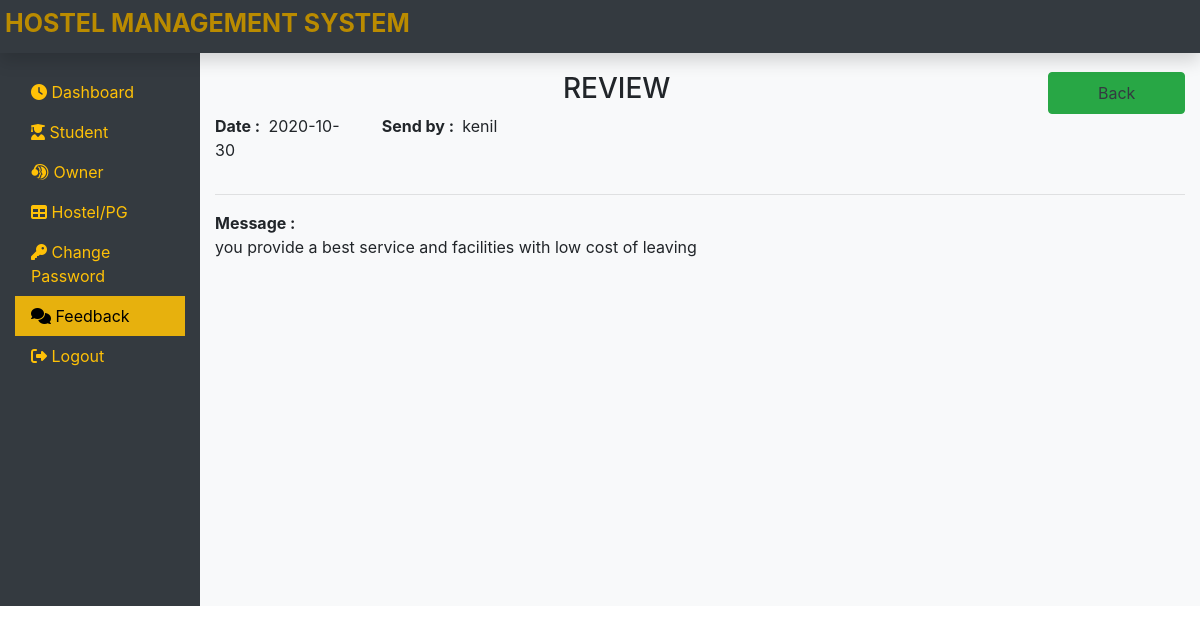
Screenshot of /Admin/dash.php?q=3&fid=1 (signed in) with the database file from the repository.
### tables this page shows
CREATE TABLE `feedback_tbl` (
  `id` int(11) NOT NULL,
  `name` varchar(30) NOT NULL,
  `email` varchar(40) NOT NULL,
  `subject` varchar(40) NOT NULL,
  `feedback` varchar(500) NOT NULL,
  `date` date NOT NULL
);

### Admin/dash.php (the view, shortened to what this page needs)
<?php
include('../db.php');
include("header.php");
if(@$_GET['fid']) {
    echo '<br />';
    $id=@$_GET['fid'];
    echo '<div class="col-sm-9 col-md-10 bg-light">';
    $result = mysqli_query($con,"SELECT * FROM `feedback_tbl` WHERE id='$id'") or die('Error'.mysqli_error($con));
    $row = mysqli_fetch_array($result);
?>
  <div class="container-fluide mt-5 p-0 ">
      <div class="row">
          <div class="col-lg-10 col-sm-12">
              <h3 class="text-center text-bold text-uppercase"><?php echo $row['subject']; ?></h3>
          </div>
          <div class="col-lg-2 col-sm-2 float-right">
              <a href="showfeed.php" class="nav nav-link text-dark btn  btn-success">Back</a>
          </div>
          <div class="col-lg-2 col-sm-4">
              <p> <?php echo '<b>Date : </b> &nbsp;' .$row['date']; ?> </p>
          </div>
          <div class="col-lg-2 col-sm-4">
          <p> <?php echo '<b> Send by : </b> &nbsp;'.$row['name']; ?> </p>
          </div>
          <div class="col-lg-8 col-sm-4"></div>
          <div class="col-lg-12 col-sm-12">
              <hr>
              <p> <?php echo '<b>Message :</b> <br>' .$row['feedback']; ?></p>
          </div>
      </div>
  </div>
  <?php
}
include("footer.php");
 ?>

### css/mystyle.css (style rules this page uses)
html,body { height: 100%; margin:0px; padding: 0px; }

### rows the page displays
feedback_tbl: subject "REVIEW", date "2020-10-30", name "kenil", feedback "you provide a best service and facilities with low cost of leaving"
